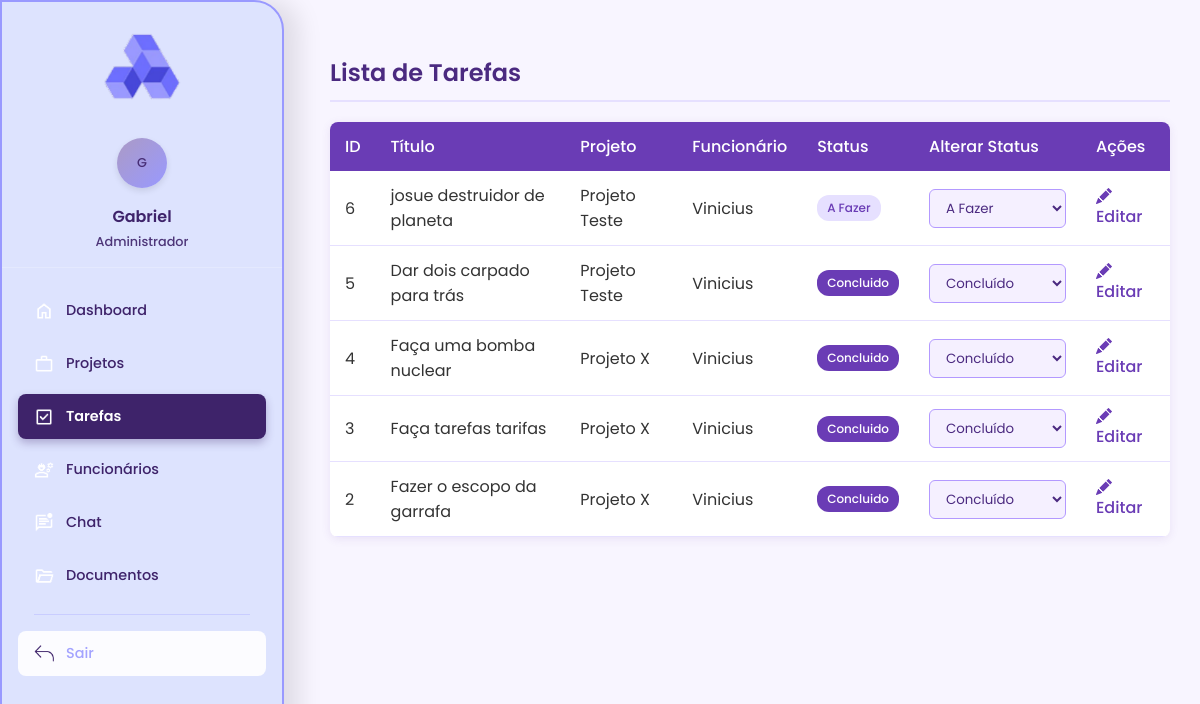
The page /gestor/tarefas/listar_tarefas.php (signed in) on the database as committed earlier.
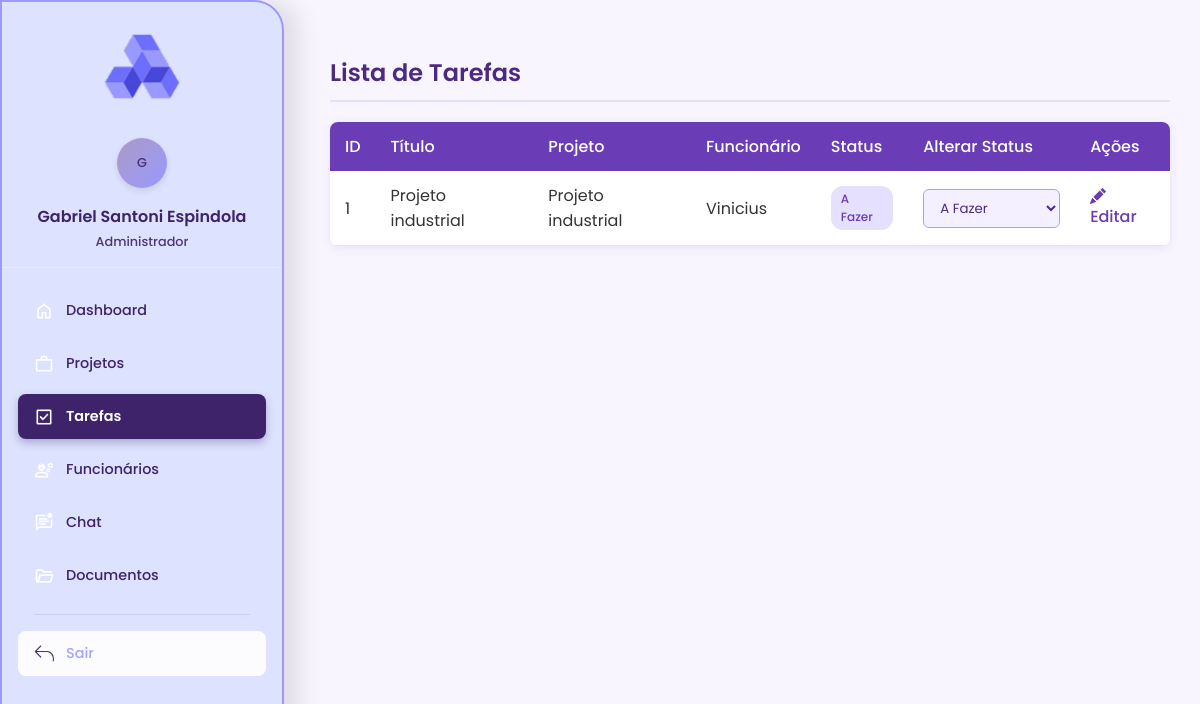
The same page on the database as committed later.
### tables this page shows
CREATE TABLE `tarefas` (
  `id` int(11) NOT NULL,
  `titulo` varchar(255) NOT NULL,
  `descricao` text DEFAULT NULL,
  `status` enum('a_fazer','em_progresso','concluido') DEFAULT 'a_fazer',
  `prioridade` enum('baixa','media','alta') DEFAULT 'media',
  `prazo` date DEFAULT NULL,
  `projeto_id` int(11) DEFAULT NULL,
  `funcionario_id` int(11) DEFAULT NULL,
  `criado_em` timestamp NOT NULL DEFAULT current_timestamp()
);

CREATE TABLE `projetos` (
  `id` int(11) NOT NULL,
  `titulo` varchar(255) NOT NULL,
  `descricao` text DEFAULT NULL,
  `cliente_id` int(11) DEFAULT NULL,
  `status` enum('pendente','aprovado','em_andamento','finalizado','ajustes') DEFAULT 'pendente',
  `data_inicio` date DEFAULT NULL,
  `data_fim` date DEFAULT NULL,
  `criado_em` timestamp NOT NULL DEFAULT current_timestamp()
);

CREATE TABLE `usuarios` (
  `id` int(11) NOT NULL,
  `nome` varchar(100) NOT NULL,
  `email` varchar(100) NOT NULL,
  `senha` varchar(255) NOT NULL,
  `tipo` enum('cliente','admin','funcionario') NOT NULL,
  `criado_em` timestamp NOT NULL DEFAULT current_timestamp()
);

### gestor/tarefas/listar_tarefas.php (the view, shortened to what the changed rows need)
listar tarefas <?php
require '../../conexao.php';
$sql = "
    SELECT
        t.id, t.titulo, t.status, t.criado_em,
        p.titulo AS nome_projeto,
        u.nome AS nome_funcionario
    FROM tarefas t
    LEFT JOIN projetos p ON t.projeto_id = p.id
    LEFT JOIN usuarios u ON t.funcionario_id = u.id
    ORDER BY t.criado_em DESC
";
$result = $conn->query($sql);
?>
<!DOCTYPE html>
<html lang="pt-br">
<head>
    <link rel="stylesheet" href="../css/geral.css">
</head>
<body>
    <?php include '../sidebar.php'; ?>
    <div class="main-content">
        <h2>Lista de Tarefas</h2>
        <table>
            <thead>
                <tr>
                    <th>ID</th>
                    <th>Título</th>
                    <th>Projeto</th>
                    <th>Funcionário</th>
                    <th>Status</th>
                    <th>Alterar Status</th>
                    <th>Ações</th>
                </tr>
            </thead>
            <tbody>
                <?php while ($t = $result->fetch_assoc()): ?>
                    <tr>
                        <td><?= $t['id'] ?></td>
                        <td><?= htmlspecialchars($t['titulo']) ?></td>
                        <td><?= htmlspecialchars($t['nome_projeto'] ?? 'Sem projeto') ?></td>
                        <td><?= htmlspecialchars($t['nome_funcionario'] ?? 'Não atribuído') ?></td>
                        <td>
                            <span class="status-badge" data-status="<?= $t['status'] ?>">
                                <?= ucfirst(str_replace('_', ' ', $t['status'])) ?>
                            </span>
                        </td>
                        <td>
                            <form method="post" style="margin:0;">
                                <select name="status" onchange="this.form.submit()">
                                    <option value="a_fazer" <?= $t['status'] === 'a_fazer' ? 'selected' : '' ?>>A Fazer</option>
                                    <option value="concluido" <?= $t['status'] === 'concluido' ? 'selected' : '' ?>>Concluído</option>
                                </select>
                            </form>
                        </td>
                        <td><a href="tarefas.php?editar=<?= $t['id'] ?>#form-tarefa" class="action-link action-edit" data-tooltip="Editar">
                                                    <span class="sr-only">Editar</span>
                                                </a></td>
                    </tr>
                <?php endwhile; ?>
            </tbody>
        </table>
    </div>
</body>
</html>

### gestor/sidebar.php (shortened to what the changed rows need)
<?php
function getUserTypeName($type)
{
    $types = [
        'admin' => 'Administrador',
        'funcionario' => 'Funcionário',
        'cliente' => 'Cliente'
    ];
    return $types[$type] ?? 'Usuário';
}
function getCurrentDepth()
{
    $currentPath = $_SERVER['REQUEST_URI'];
    $pathParts = explode('/', trim($currentPath, '/'));
    $pathParts = array_filter($pathParts);
    $augebitIndex = array_search('augebit', $pathParts);
    if ($augebitIndex !== false) {
        return count($pathParts) - $augebitIndex - 1;
    }
    return 0;
}
$depth = getCurrentDepth();
$basePath = str_repeat('../', $depth) . 'augebit/gestor/';
$assetsPath = str_repeat('../', $depth) . 'augebit/assets/';
$navigation = [
    'all' => [
        [
            'icon' => 'icones/Dashboard.png',
            'label' => 'Dashboard',
            'url' => $basePath . 'dashboard_gestor.php',
            'active' => basename($_SERVER['PHP_SELF']) === 'dashboard_gestor.php'
        ],
        [
            'icon' => 'icones/projetos.png',
            'label' => 'Projetos',
            'url' => $basePath . 'projetos/listar_projetos.php',
            'active' => strpos($_SERVER['PHP_SELF'], 'projetos') !== false
        ],
        [
            'icon' => 'icones/NovaTarefa.png',
            'label' => 'Tarefas',
            'url' => $basePath . 'tarefas/tarefas.php',
            'active' => strpos($_SERVER['PHP_SELF'], 'tarefas') !== false
        ],
        [
            'icon' => 'icones/funcionarios.png',
            'label' => 'Funcionários',
            'url' => $basePath . 'usuarios/funcionarios.php',
            'active' => strpos($_SERVER['PHP_SELF'], 'funcionarios') !== false
        ],
        [
            'icon' => 'icones/chat.png',
            'label' => 'Chat',
            'url' => $basePath . 'chat.php',
            'active' => basename($_SERVER['PHP_SELF']) === 'chat.php'
        ],
        [
            'icon' => 'icones/documentos.png',
            'label' => 'Documentos',
            'url' => $basePath . 'documentos/visualizar_documentos.php',
            'active' => strpos($_SERVER['PHP_SELF'], 'documentos') !== false
        ]
    ],
];
$userType = $_SESSION['usuario_tipo'] ?? 'cliente';
$navItems = array_merge(
    $navigation['all'] ?? [],
    $navigation[$userType] ?? []
);
?>
<nav class="sidebar" id="sidebar">
    <div class="user-info">
        <div class="user-avatar">
            <span><?= strtoupper(substr($_SESSION['usuario_nome'] ?? 'U', 0, 1)) ?></span>
        </div>
        <h3><?= htmlspecialchars($_SESSION['usuario_nome'] ?? 'Usuário') ?></h3>
        <span><?= getUserTypeName($userType) ?></span>
    </div>
    <ul class="nav-menu">
        <?php foreach ($navItems as $item): ?>
            <li class="nav-item">
                <a href="<?= htmlspecialchars($item['url']) ?>" class="nav-link <?= $item['active'] ? 'active' : '' ?>"
                    title="<?= htmlspecialchars($item['label']) ?>" data-url="<?= htmlspecialchars($item['url']) ?>">
                    <span class="nav-icon">
                        <img src="<?= $assetsPath ?>img/<?= $item['icon'] ?>" alt="<?= htmlspecialchars($item['label']) ?>"
                            onerror="this.src='<?= $assetsPath ?>img/icones/default.png'">
                    </span>
                    <span class="nav-text"><?= htmlspecialchars($item['label']) ?></span>
                </a>
            </li>
        <?php endforeach; ?>
    </ul>
</nav>

Rows that differ between the two databases and show on the page:
removed tarefas: id "6", titulo "josue destruidor de planeta", projeto.titulo "Projeto Teste", funcionario.nome "Vinicius", status "A Fazer"
removed tarefas: id "5", titulo "Dar dois carpado para trás", projeto.titulo "Projeto Teste", funcionario.nome "Vinicius", status "Concluido", status "Concluído"
removed tarefas: id "4", titulo "Faça uma bomba nuclear", projeto.titulo "Projeto X", funcionario.nome "Vinicius", status "Concluido", status "Concluído"
removed tarefas: id "3", titulo "Faça tarefas tarifas", projeto.titulo "Projeto X", funcionario.nome "Vinicius", status "Concluido", status "Concluído"
removed tarefas: id "2", titulo "Fazer o escopo da garrafa", projeto.titulo "Projeto X", funcionario.nome "Vinicius", status "Concluido", status "Concluído"
added tarefas: id "1", titulo "Projeto industrial", projeto.titulo "Projeto industrial", funcionario.nome "Vinicius", status "A Fazer"
Other text that changed with them:
$_SESSION['usuario_nome']: "Gabriel" → "Gabriel Santoni Espindola"
